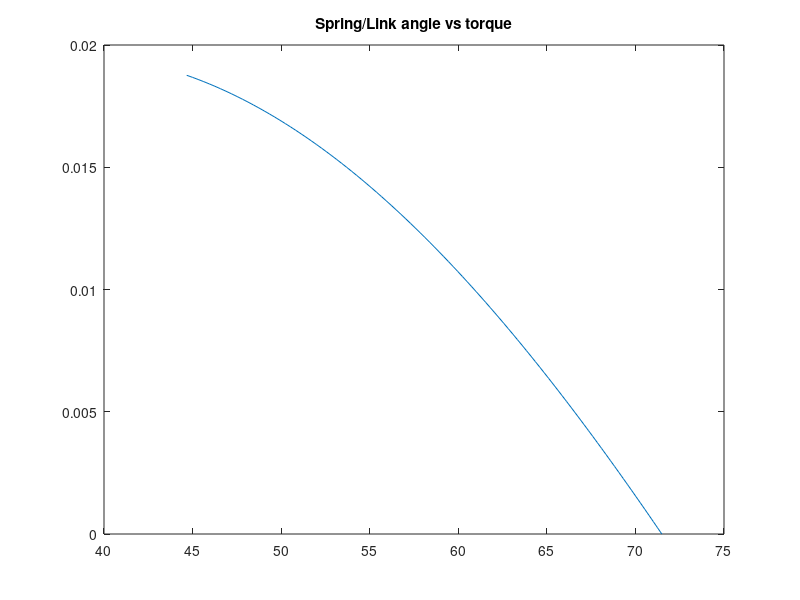
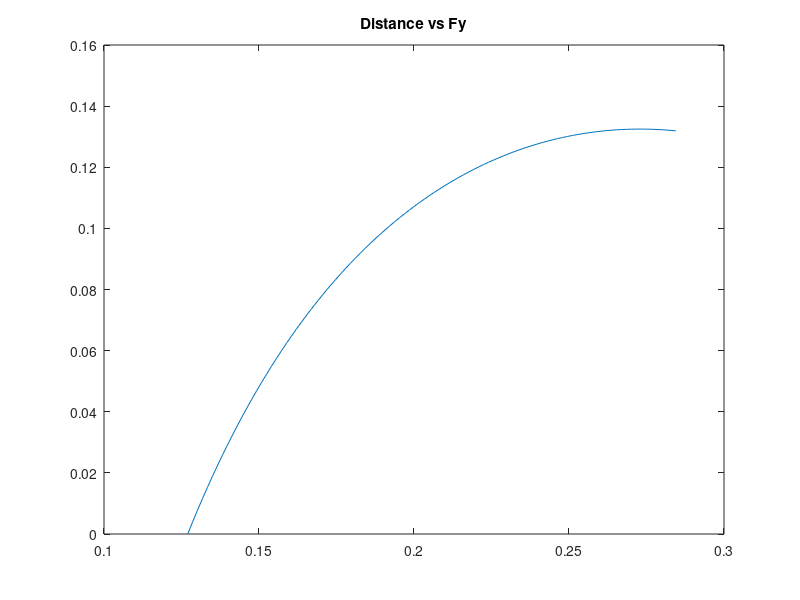

Reproduce these figures in MATLAB, in order.
% Constants
m = 0.5;
g = 9.81;
lb2N = 0.112985;
in2m = 0.0254;
%Requirements
launchTraj = deg2rad(45);
HorzDist = 0.1524;

%Launch Velocity
vf = sqrt((HorzDist*g)/sin(2*launchTraj));

%Jump force requirements
t = linspace(0.05,0.5,100);     %Jump phase time
accel = vf./t;  
F = accel*m;                    %Desired forces
Fy = F*sin(launchTraj) + m*g;
Fx = F*cos(launchTraj);
Freq = sqrt(Fy.^2 + Fx.^2);
ThrustAngles = atan2(Fy,Fx);

%Range of link lengths
linkLength = linspace(0.03,0.20,340); %cm


%[1] rest length | [2] extended length | [3] spring const
SpringMatrix = [3*in2m, 5.94*in2m, 2.2*lb2N;... %9044K193
    3*in2m, 7*in2m, 0.46*lb2N;...     %9654K714
    3*in2m, 6.84*in2m, 0.82*lb2N;...  %9654K196
    3.5*in2m, 7.19*in2m, 3.2*lb2N;... %9044K126
    3.5*in2m, 8.67*in2m, 1*lb2N;...   %9044K108
    3.5*in2m, 9.64*in2m, 1.1*lb2N;... %9044K136
    3.5*in2m, 6.39*in2m, 2.21*lb2N;...%9654K375   
    4*in2m, 8.1*in2m, 2.93*lb2N;...   %9654K164
    4*in2m, 7.41*in2m, 1.87*lb2N;...  %9654K94
    4*in2m, 11.39*in2m, 0.9*lb2N;...  %9044K124
    4*in2m, 8.38*in2m, 2.7*lb2N;...   %9044K132
    4.5*in2m, 9.56*in2m, 2.3*lb2N;... %9044K134
    4.5*in2m, 8.06*in2m, 4.8*lb2N;... %9044K383
    4.5*in2m, 9.1*in2m, 1.22*lb2N;... %9654K923
    4.5*in2m, 8.34*in2m, 0.75*lb2N;...%9654K256
    5*in2m, 7.91*in2m, 0.82*lb2N;...  %9654K84
    5*in2m, 11.022*in2m, 2*lb2N;...   %9654K325
    5*in2m, 11.2*in2m, 7.5*lb2N;...   %9654K738
    5.5*in2m, 8.5*in2m, 2.73*lb2N;... %9654K533
    5.5*in2m, 7.5*in2m, 3.09*lb2N;... %9654K471
    6*in2m, 10.65*in2m, 0.88*lb2N;... %9654K93
    6*in2m, 10.37*in2m, 1.26*lb2N;... %9654K184
    6.5*in2m, 7.5*in2m, 3.14*lb2N;... %9654K385
    7*in2m, 12.08*in2m, 3.05*lb2N;... %9654K925
    7.5*in2m, 15.2*in2m, 1.42*lb2N;...%9654K253
    8*in2m, 13.68*in2m, 1.26*lb2N;... %9654K145
    8*in2m, 12.95*in2m, 2.36*lb2N;... %9654K449
    8*in2m, 12.9*in2m, 3.07*lb2N];...  %9654K444
%     5*in2m, 7.2*in2m, 30*lb2N];

%Spring constant
k = SpringMatrix(:,3);

%Each spring displacment range
xi = SpringMatrix(:,1);
xf = SpringMatrix(:,2);
x = zeros(size(SpringMatrix,1),100);
for m = 1:size(SpringMatrix,1)
    x(m,:) = linspace(xi(m),xf(m),100);
end

%Variable declarations
inc = 1;
y = zeros(size(linkLength,2),size(x,2),size(SpringMatrix,1));
Fy = zeros(size(linkLength,2),size(x,2),size(SpringMatrix,1));
torque = zeros(size(linkLength,2),size(x,2),size(SpringMatrix,1));
angle = zeros(size(linkLength,2),size(x,2),size(SpringMatrix,1));

%Spring Calculations
for i = 1:size(SpringMatrix,1)
    for j = 1:size(linkLength,2)
        for l = 1:size(x,2)
            if linkLength(j)*2 > xf(i)
                y(j,l,i) = sqrt(linkLength(j)^2 - (x(i,l)/2)^2) + sqrt(linkLength(j)^2 - (x(i,l)/2)^2);
                Fy(j,l,i) = k(i)*y(j,l,i)*(1 - xi(i)/sqrt(4*linkLength(j)^2 - y(j,l,i)^2));
                torque(j,l,i) = (x(i,l) - xi(i))*k(i)*sqrt(linkLength(j)^2 - (x(i,l)/2)^2);
                angle(j,l,i) = acos((x(i,l)/2)/linkLength(j));
                springs(inc) = i;
                links(inc) = j;
                inc = inc + 1;
            end
        end
    end
end

%Average spring force
Fyavg = mean(Fy,2);

inc = 1;
Fybest = 0;
for i = 1:size(Fyavg,3)
    for j = 1:size(linkLength,2)
        temp = Fyavg(j,1,i);
        if Fyavg(j,1,i) > min(Freq)
            row(inc) = j;
            col(inc) = i;
            inc = inc  +  1;
        end
        if temp > Fybest
            Fybest = Fyavg(j,1,i);
            link = j;
            spring = i;
        end
    end
end

%Best spring 
disp(['Spring Number: ',num2str(spring),'']);
SpringMatrix(spring,:)
linkLength(link)
Fybest
figure(2);
plot(rad2deg(angle(link,:,spring)),torque(link,:,spring));
title('Spring/Link angle vs torque');
figure(3);
plot(x(spring,:),Fy(link,:,spring));
title('Distance vs Fy');